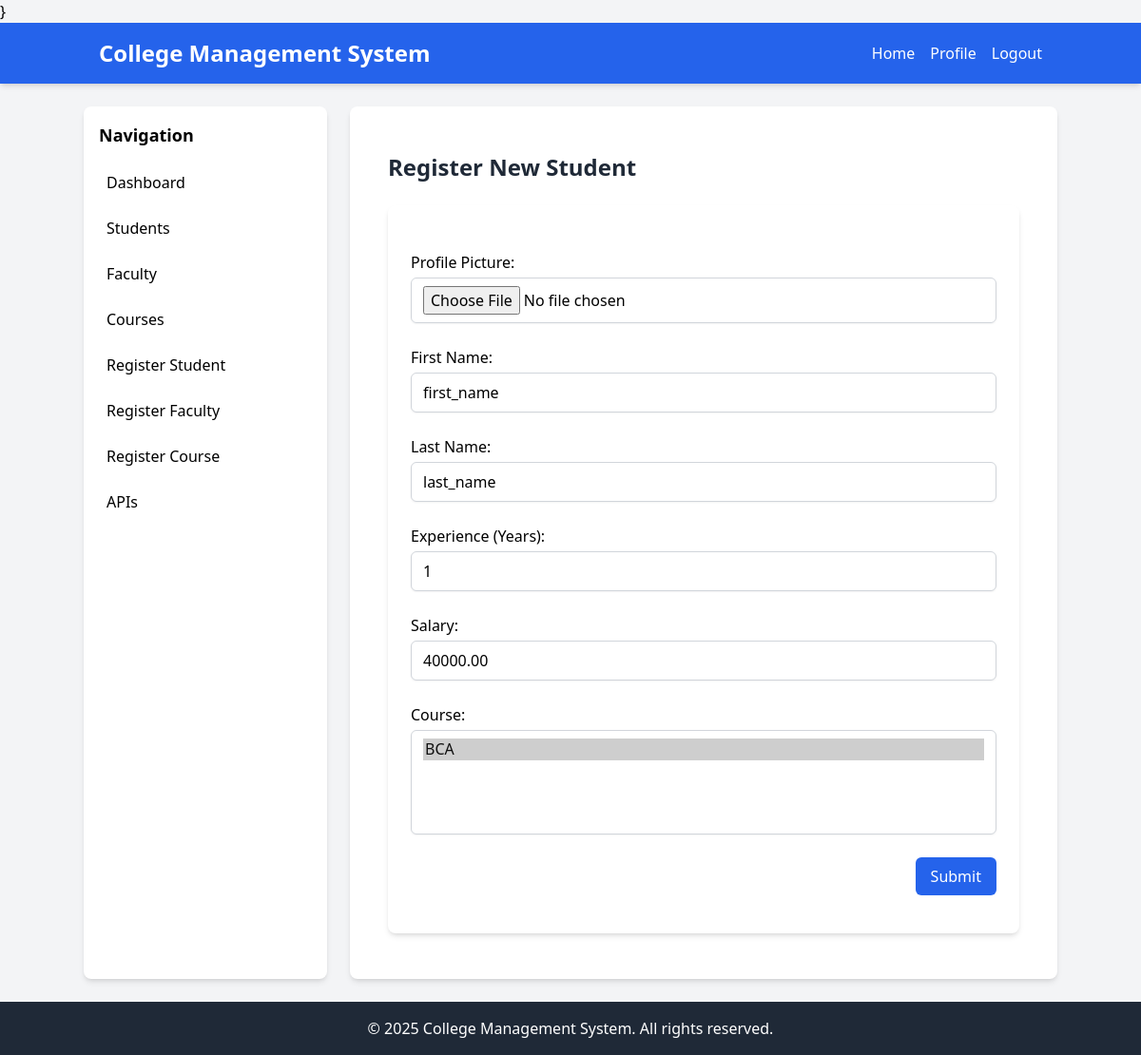
/faculty-update/1/ (signed in), run on an earlier commit of the app's database.
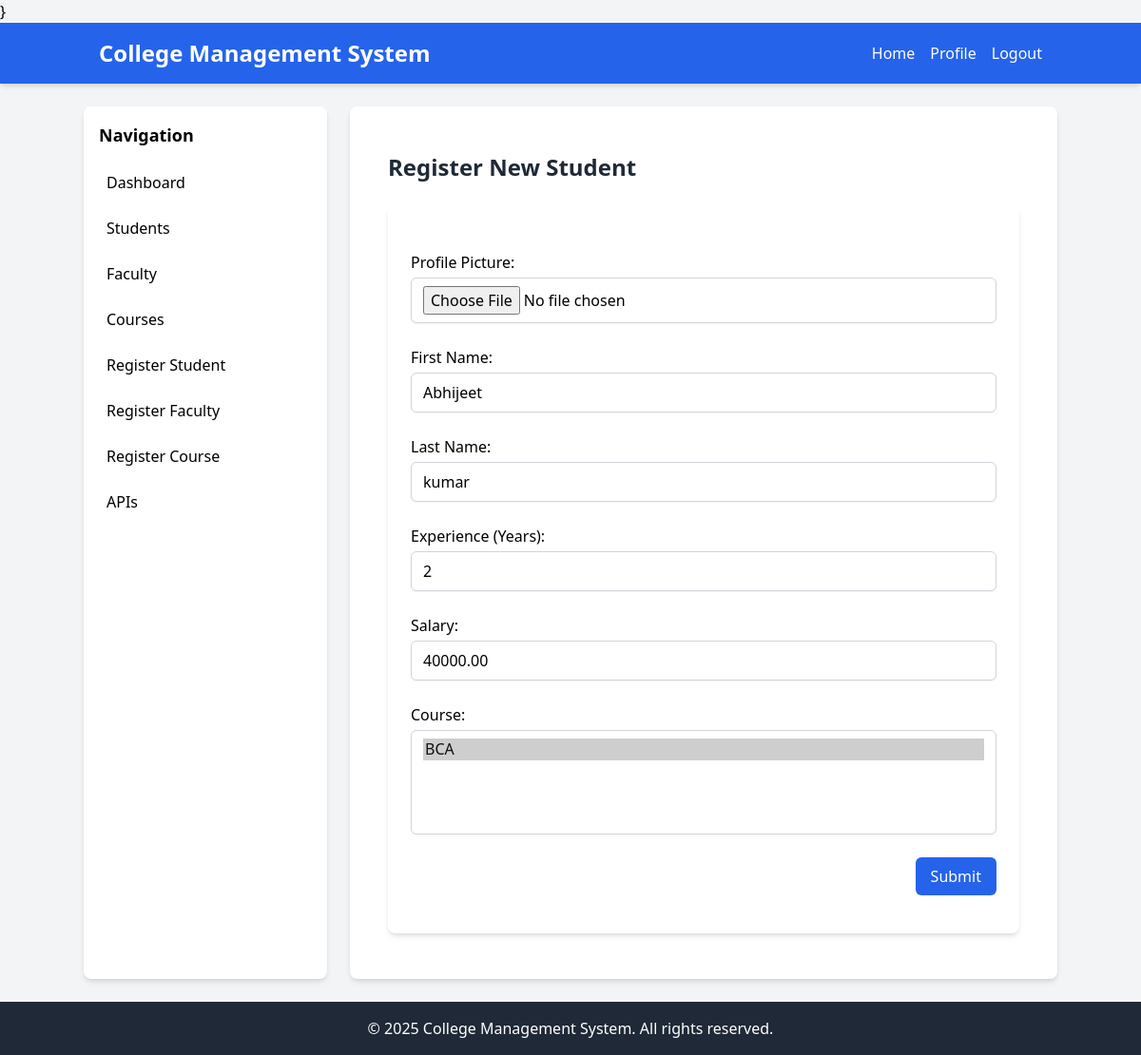
And on a later commit of the database.
### core/models.py (models this page shows, shortened)
class BaseModel(models.Model):
    created_at = models.DateTimeField(auto_now_add=True)
    updated_at = models.DateTimeField(auto_now=True)
    class Meta:
        abstract = True

class Faculty(BaseModel):
    user = models.ForeignKey(User, on_delete=models.CASCADE, related_name='faculty',default=True)
    profile_pic = models.ImageField(upload_to='media/profile_pic', blank=True, null=True)
    first_name = models.CharField(max_length=50)
    last_name = models.CharField(max_length=50)
    experience = models.PositiveIntegerField(default=1, validators=[MinValueValidator(0)])
    salary = models.DecimalField(max_digits=10, decimal_places=2, validators=[MinValueValidator(10000)])
    course = models.ManyToManyField(Course, related_name='faculty')

### core/views.py (the view, shortened to what this page needs)
# urls.py: path('faculty-update/<int:pk>/',views.faculty_update_view,name='faculty-update'),
def faculty_update_view(request,*args,**kwargs):
   form=FacultyForm(instance=get_object_or_404(Faculty,user=request.user))
   return render(request,'home/register-faculty.html',{'form':form})

### core/models.py (called while the page is built)
    def __str__(self):
        return self.name

### core/templates/home/register-faculty.html (shortened to what this page needs)
}{% extends 'base.html' %}
{% block content %}
<div class="container mx-auto px-4 py-6">
    <h2 class="text-2xl font-semibold mb-6 text-gray-800">Register New Student</h2>
    <div class="bg-white shadow-md rounded-lg p-6 max-w-2xl mx-auto">
        <form method="POST" class="space-y-6"  enctype="multipart/form-data" >
            {{form.as_p}}
            <div class="flex justify-end">
                <button type="submit" class="inline-flex items-center px-4 py-2 bg-blue-600 text-white font-medium rounded-md hover:bg-blue-700 focus:outline-none focus:ring-2 focus:ring-blue-500">
                    Submit
                </button>
            </div>
        </form>
    </div>
</div>
{% endblock %}

What changed in the data, as far as the page shows it:
changed Faculty: first_name "first_name" → "Abhijeet"; last_name "last_name" → "kumar"; experience "1" → "2"
